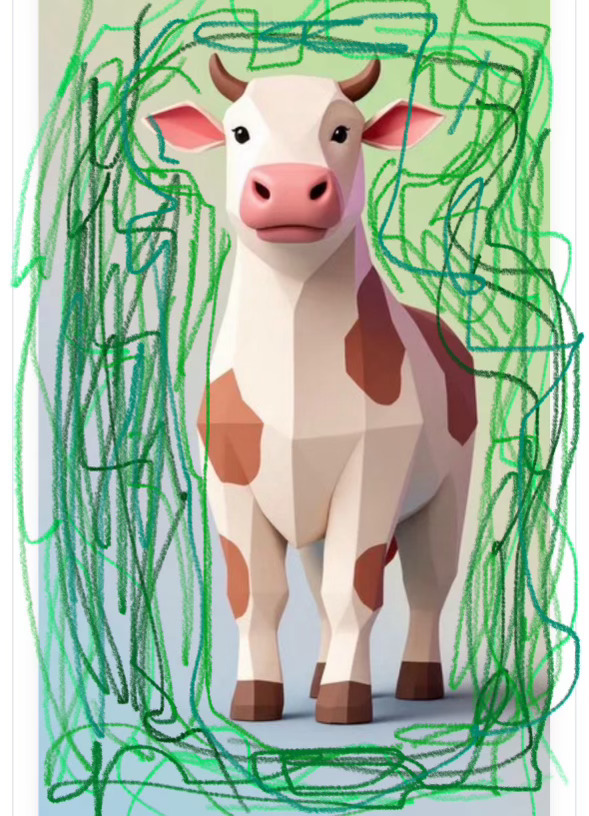
#> input picture emerald_dusk/chipmunk_cursor/images/collage/cow.jpg, 589 x 816 px
$ python combine_images.py cow.jpg emerald_egg.jpg emerald_egg.jpg
#> lines starting #> are read from the running program, lines starting #| are printed output that depends on the picture
import sys
# import PIL
from PIL import Image

def combine_side_by_side(img1_path, img2_path, output_path):
    # Open both images
#> called with img1_path = 'cow.jpg', img2_path = 'emerald_egg.jpg', output_path = 'emerald_egg.jpg'
    img1 = Image.open(img1_path).convert("RGBA")
    img2 = Image.open(img2_path).convert("RGBA")
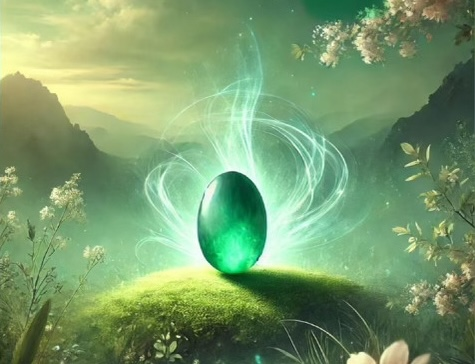
#> input picture emerald_dusk/chipmunk_cursor/images/collage/emerald_egg.jpg, 475 x 364 px

    # Resize img2 to match img1 height
    img2_resized = img2.resize((img1.height, img1.height), Image.Resampling.LANCZOS)
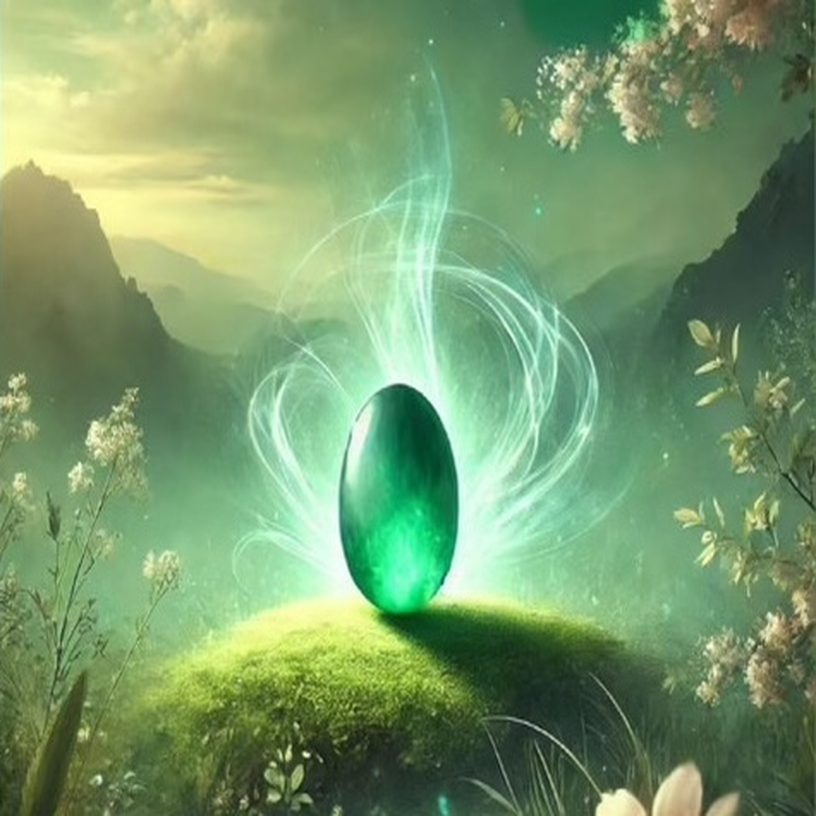
#> img2_resized: PIL image 816x816 RGBA; mean R, G, B, A 120.2, 155.1, 108.3, 255

    # Create combined canvas
    combined_width = img1.width + img2_resized.width
#> combined_width = 1405
    combined_height = max(img1.height, img2_resized.height)
#> combined_height = 816
    combined_img = Image.new("RGBA", (combined_width, combined_height), (0, 0, 0, 0))
#> combined_img: PIL image 1405x816 RGBA; every value is 0

    # Paste both
    combined_img.paste(img1, (0, 0))
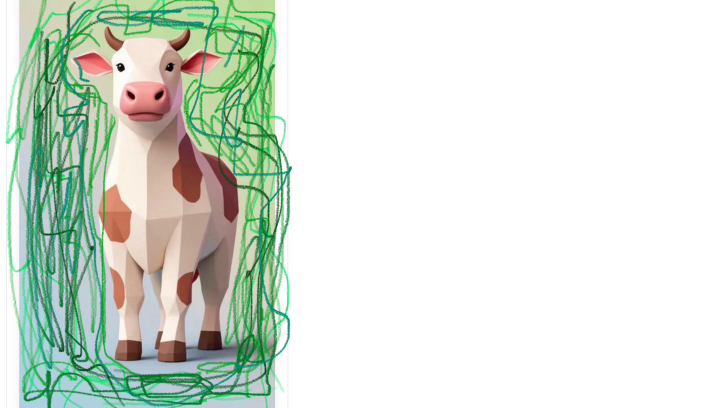
#> combined_img: PIL image 1405x816 RGBA (shown at 1/2 size); mean R, G, B, A 67.7, 77.3, 66.7, 106.9; transparent parts drawn white
    combined_img.paste(img2_resized, (img1.width, 0))
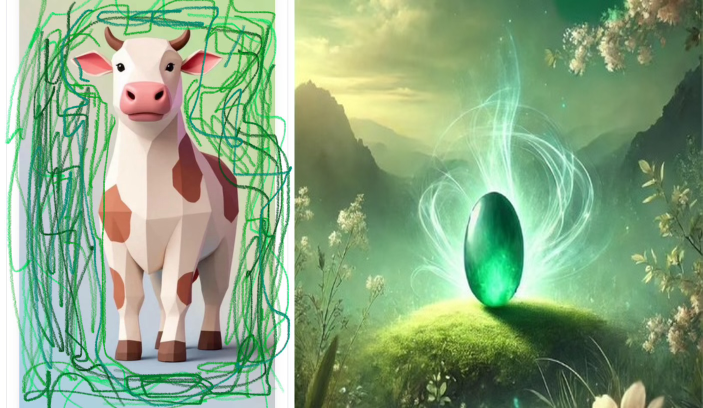
#> combined_img: PIL image 1405x816 RGBA (shown at 1/2 size); mean R, G, B, A 137.5, 167.4, 129.6, 255

    # Save
    combined_img.save(output_path, format="PNG")
    print(f"✅ Combined image saved to {output_path}")

if __name__ == "__main__":
    if len(sys.argv) != 4:
        print("Usage: python combine.py <image1> <image2> <output>")
        sys.exit(1)

    combine_side_by_side(sys.argv[1], sys.argv[2], sys.argv[3])
